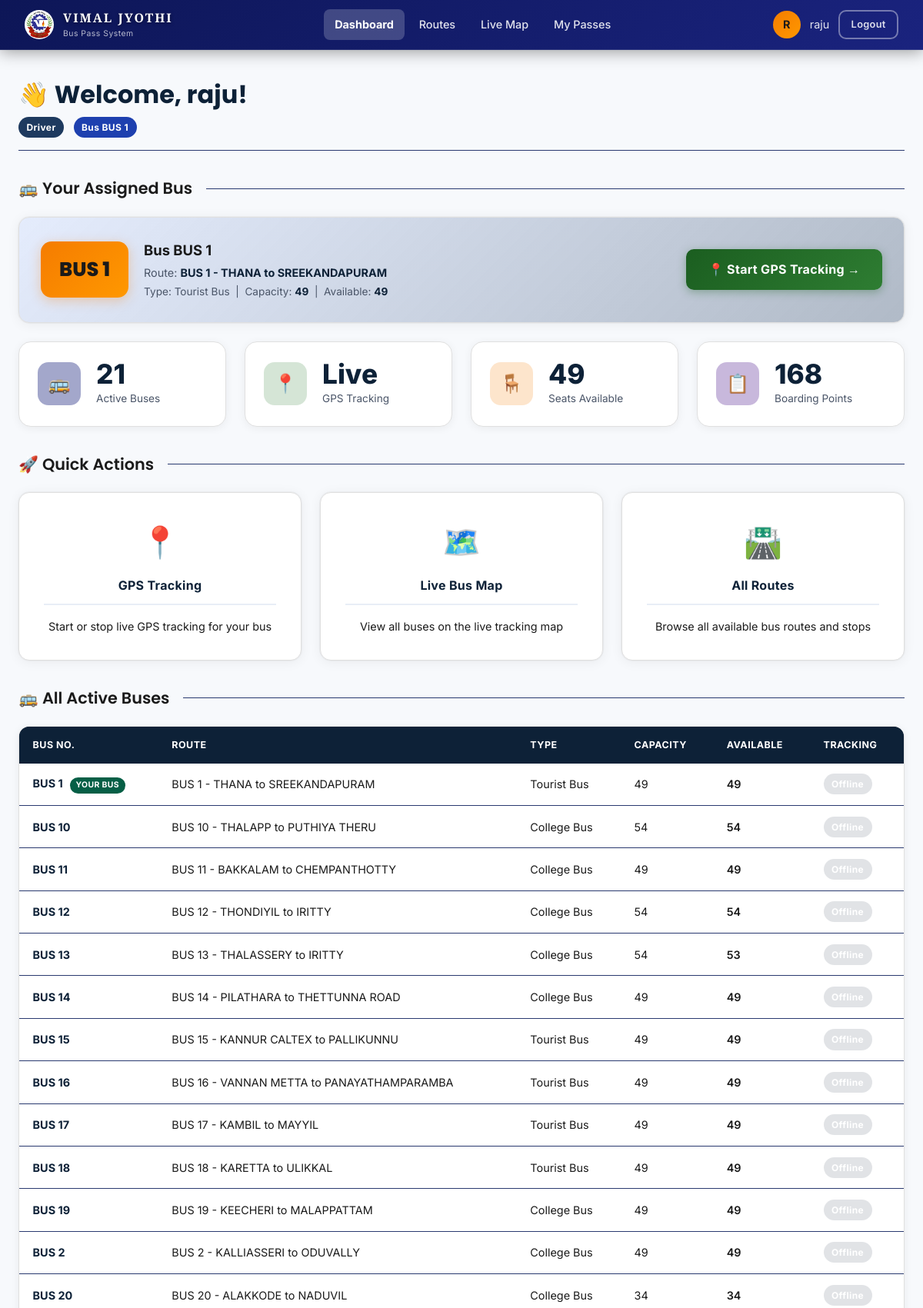
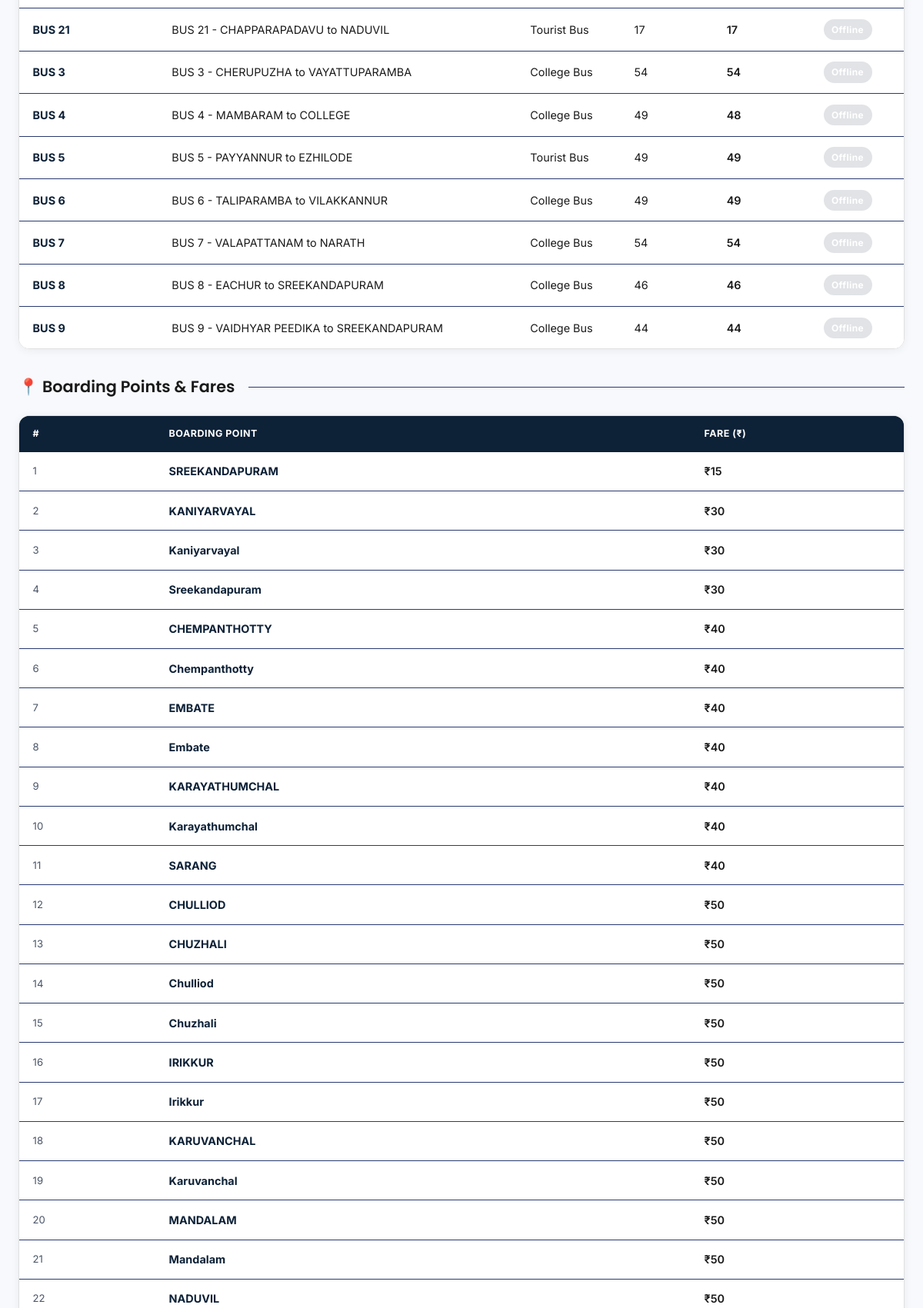
/dashboard/ (signed in, upper part), run on the app's committed database (2 pictures, top to bottom).
### core/models.py (models this page shows, shortened)
class Bus(models.Model):
    BUS_TYPE_CHOICES = [
        ('college', 'College Bus'),
        ('tourist', 'Tourist Bus'),
    ]
    bus_number = models.CharField(max_length=20, unique=True)
    route = models.ForeignKey(Route, on_delete=models.SET_NULL, null=True, blank=True, related_name='buses')
    capacity = models.PositiveIntegerField(default=49)
    current_occupancy = models.PositiveIntegerField(default=0)
    bus_type = models.CharField(max_length=10, choices=BUS_TYPE_CHOICES, default='college')
    driver_name = models.CharField(max_length=100, blank=True)
    driver_phone = models.CharField(max_length=15, blank=True)
    driver = models.ForeignKey(
        User, on_delete=models.SET_NULL, null=True, blank=True,
        related_name='assigned_bus',
        help_text='Driver user account assigned to this bus'
    )
    is_active = models.BooleanField(default=True)
    latitude = models.DecimalField(max_digits=10, decimal_places=7, null=True, blank=True)
    longitude = models.DecimalField(max_digits=10, decimal_places=7, null=True, blank=True)
    is_tracking = models.BooleanField(default=False, help_text='True while driver is sharing location')
    created_at = models.DateTimeField(auto_now_add=True)
    class Meta:
        ordering = ['bus_number']
    @property
    def available_seats(self):
        return max(0, self.capacity - self.current_occupancy)

class Route(models.Model):
    name = models.CharField(max_length=200)
    description = models.TextField(blank=True)
    stops = models.JSONField(default=list, help_text="List of stop names in order")
    is_active = models.BooleanField(default=True)
    created_at = models.DateTimeField(auto_now_add=True)

class BoardingPoint(models.Model):
    name = models.CharField(max_length=200, unique=True)
    fare = models.PositiveIntegerField(
        default=0,
        help_text="Bus fare in INR – must be rounded to nearest 10 (e.g. 50, 60, 110)"
    )
    class Meta:
        ordering = ['fare', 'name']

### core/views.py (the view, shortened to what this page needs)
# urls.py: path('dashboard/', views.dashboard_view, name='dashboard'),
@auth_required
def dashboard_view(request):
    profile = getattr(request.user, 'profile', None)
    if profile and profile.role == 'driver':
        assigned_bus = Bus.objects.filter(driver=request.user, is_active=True).select_related('route').first()
        all_buses = Bus.objects.filter(is_active=True).select_related('route').order_by('bus_number')
        boarding_points = BoardingPoint.objects.all().order_by('fare', 'name')
        return render(request, 'core/driver_home.html', {
            'profile': profile,
            'assigned_bus': assigned_bus,
            'all_buses': all_buses,
            'boarding_points': boarding_points,
            'active_bus_count': all_buses.count(),
        })

### core/views.py (called while the page is built, shortened)
def auth_required(view_func):
    @never_cache
    @functools.wraps(view_func)
    def wrapper(request, *args, **kwargs):
        return view_func(request, *args, **kwargs)
    return wrapper

### core/templates/core/driver_home.html (shortened to what this page needs)
{% extends 'core/base.html' %}
{% block content %}
<div class="main-content fade-up">
    <div class="page-header">
        <h1>👋 Welcome, {{ user.first_name|default:user.username }}!</h1>
        <p>
            <span class="badge badge-primary" style="margin-right:0.5rem">Driver</span>
            {% if assigned_bus %}
            <span class="badge badge-info">Bus {{ assigned_bus.bus_number }}</span>
            {% endif %}
        </p>
    </div>
    {% if assigned_bus %}
    <div class="section-title">🚌 Your Assigned Bus</div>
    <div class="card" style="margin-bottom:1.5rem;background:linear-gradient(135deg,rgba(37,99,235,0.12),rgba(30,58,95,0.35));border-color:rgba(37,99,235,0.35)">
        <div style="display:flex;align-items:center;gap:1.25rem;flex-wrap:wrap">
            <div style="background:linear-gradient(135deg,#f57c00,#ff9800);color:#fff;font-family:'Poppins',sans-serif;font-weight:800;font-size:1.6rem;padding:1rem 1.5rem;border-radius:14px;box-shadow:0 4px 16px rgba(245,124,0,0.3);min-width:100px;text-align:center">
                {{ assigned_bus.bus_number }}
            </div>
            <div style="flex:1;min-width:180px">
                <div style="font-weight:700;font-size:1.15rem;color:var(--white)">Bus {{ assigned_bus.bus_number }}</div>
                <div style="color:var(--text-muted);font-size:0.9rem;margin-top:3px">
                    Route: <strong style="color:var(--white)">{{ assigned_bus.route.name|default:"No Route Assigned" }}</strong>
                </div>
                <div style="color:var(--text-muted);font-size:0.85rem;margin-top:3px">
                    Type: {{ assigned_bus.get_bus_type_display }} &nbsp;|&nbsp;
                    Capacity: <strong>{{ assigned_bus.capacity }}</strong> &nbsp;|&nbsp;
                    Available: <strong style="color:#81c784">{{ assigned_bus.available_seats }}</strong>
                </div>
            </div>
            <a href="{% url 'driver_dashboard' %}" class="btn btn-success" style="font-size:1rem;padding:0.85rem 1.8rem">
                📍 Start GPS Tracking →
            </a>
        </div>
    </div>
    {% endif %}
    <div class="grid-4" style="margin-bottom:2rem">
        <div class="stat-card">
            <div class="stat-icon blue">🚌</div>
            <div>
                <div class="stat-value">{{ active_bus_count }}</div>
                <div class="stat-label">Active Buses</div>
            </div>
        </div>
        <div class="stat-card">
            <div class="stat-icon green">📍</div>
            <div>
                <div class="stat-value">Live</div>
                <div class="stat-label">GPS Tracking</div>
            </div>
        </div>
        <div class="stat-card">
            <div class="stat-icon orange">🪑</div>
            <div>
                <div class="stat-value">{% if assigned_bus %}{{ assigned_bus.available_seats }}{% else %}—{% endif %}</div>
                <div class="stat-label">Seats Available</div>
            </div>
        </div>
        <div class="stat-card">
            <div class="stat-icon purple">📋</div>
            <div>
                <div class="stat-value">{{ boarding_points|length }}</div>
                <div class="stat-label">Boarding Points</div>
            </div>
        </div>
    </div>
    <div class="section-title">🚀 Quick Actions</div>
    <div class="grid-3" style="margin-bottom:2rem">
        <a href="{% url 'driver_dashboard' %}" class="card" style="text-decoration:none;text-align:center;padding:2rem;border-color:rgba(22,163,74,0.4)">
            <div style="font-size:2.5rem;margin-bottom:0.75rem">📍</div>
            <div class="card-title">GPS Tracking</div>
            <p class="card-text">Start or stop live GPS tracking for your bus</p>
        </a>
        <a href="{% url 'map' %}" class="card" style="text-decoration:none;text-align:center;padding:2rem">
            <div style="font-size:2.5rem;margin-bottom:0.75rem">🗺️</div>
            <div class="card-title">Live Bus Map</div>
            <p class="card-text">View all buses on the live tracking map</p>
        </a>
        <a href="{% url 'routes' %}" class="card" style="text-decoration:none;text-align:center;padding:2rem">
            <div style="font-size:2.5rem;margin-bottom:0.75rem">🛣️</div>
            <div class="card-title">All Routes</div>
            <p class="card-text">Browse all available bus routes and stops</p>
        </a>
    </div>
    <div class="section-title">🚌 All Active Buses</div>
    <div class="table-wrapper" style="margin-bottom:2rem">
        <table>
            <thead>
                <tr>
                    <th>Bus No.</th>
                    <th>Route</th>
                    <th>Type</th>
                    <th>Capacity</th>
                    <th>Available</th>
                    <th>Tracking</th>
                </tr>
            </thead>
            <tbody>
                {% for bus in all_buses %}
                {% if assigned_bus and bus.id == assigned_bus.id %}
                <tr style="background:rgba(37,99,235,0.08)">
                {% else %}
                <tr>
                {% endif %}
                    <td>
                        <strong style="color:var(--accent-light)">{{ bus.bus_number }}</strong>
                        {% if assigned_bus and bus.id == assigned_bus.id %}
                        <span class="badge badge-success" style="font-size:0.65rem;padding:0.15rem 0.5rem;margin-left:0.3rem">YOUR BUS</span>
                        {% endif %}
                    </td>
                    <td>{{ bus.route.name|default:"—" }}</td>
                    <td>{{ bus.get_bus_type_display }}</td>
                    <td>{{ bus.capacity }}</td>
                    {% if bus.available_seats > 10 %}
                    <td class="seats-ok">{{ bus.available_seats }}</td>
                    {% elif bus.available_seats > 0 %}
                    <td class="seats-low">{{ bus.available_seats }}</td>
                    {% else %}
                    <td class="seats-none">{{ bus.available_seats }}</td>
                    {% endif %}
                    <td>
                        {% if bus.is_tracking %}
                        <span class="badge badge-success" style="font-size:0.75rem">● LIVE</span>
                        {% else %}
                        <span class="badge" style="background:rgba(107,114,128,0.2);color:#9ca3af;font-size:0.75rem">Offline</span>
                        {% endif %}
                    </td>
                </tr>
                {% empty %}
                <tr><td colspan="6" style="text-align:center;color:var(--text-muted);padding:2rem">No active buses</td></tr>
                {% endfor %}
            </tbody>
        </table>
    </div>
    <div class="section-title">📍 Boarding Points &amp; Fares</div>
    <div class="table-wrapper">
        <table>
            <thead>
                <tr>
                    <th>#</th>
                    <th>Boarding Point</th>
                    <th>Fare (₹)</th>
                </tr>
            </thead>
            <tbody>
                {% for bp in boarding_points %}
                <tr>
                    <td style="color:var(--text-muted);font-size:0.82rem">{{ forloop.counter }}</td>
                    <td><strong>{{ bp.name }}</strong></td>
                    <td style="font-weight:600;color:#16a34a">₹{{ bp.fare }}</td>
                </tr>
                {% empty %}
                <tr><td colspan="3" style="text-align:center;color:var(--text-muted);padding:2rem">No boarding points configured</td></tr>
                {% endfor %}
            </tbody>
        </table>
    </div>
</div>
{% endblock %}

### core/templates/core/base.html (shortened to what this page needs)
{% load static %}
<!DOCTYPE html>
<html lang="en">
<head>
  <link rel="stylesheet" href="{% static 'core/css/style.css' %}" />
  <link rel="stylesheet" href="{% static 'core/css/white_theme.css' %}" />
</head>
<body>
  {% if user.is_authenticated %}
  <nav class="navbar">
    <a href="{% url 'dashboard' %}" class="navbar-brand">
      <img src="{% static 'core/images/vjec_logo.png' %}" class="navbar-logo-img" alt="VJEC" />
      <div>
        <span style="font-family:'Cinzel',Georgia,serif;font-size:1.4rem;font-weight:900;letter-spacing:2px;color:#ffffff;line-height:1.1;text-shadow:0 1px 4px rgba(0,0,0,0.5)">VIMAL JYOTHI</span>
        <small>Bus Pass System</small>
      </div>
    </a>
    <ul class="nav-links">
      <li><a href="{% url 'dashboard' %}">Dashboard</a></li>
      <li><a href="{% url 'routes' %}">Routes</a></li>
      <li><a href="{% url 'map' %}">Live Map</a></li>
      <li><a href="{% url 'my_passes' %}">My Passes</a></li>
    </ul>
    <div class="nav-user">
      <div class="nav-avatar">{{ user.first_name|first|default:user.username|first|upper }}</div>
      <span style="font-size:0.9rem;color:rgba(255,255,255,0.8)">{{ user.first_name|default:user.username }}</span>
      <a href="{% url 'logout' %}" class="btn btn-outline btn-sm">Logout</a>
    </div>
  </nav>
  {% endif %}
  <main>
    {% block content %}{% endblock %}
  </main>
</body>
</html>

### core/static/core/css/white_theme.css (style rules this page uses)
html, body { background-color: #ffffff !important; color: #1a1a1a !important; }
main { background-color: #f7f9fc !important; color: #1a1a1a !important; min-height: calc(100vh - 65px - 56px); padding-bottom: 2rem; }
.main-content, .container, .content-wrapper { color: #1a1a1a !important; }
h1, h2, h3, h4, h5, h6 { color: #0d2137 !important; font-weight: 700; }
p, span, li, td, th, label, div { color: #1a1a1a !important; }
.text-muted, small, .form-help, .hint, [style*="text-muted"], [style*="color:var(--text-muted)"], [style*="color: var(--text-muted)"], [style*="opacity:0.8"], [style*="opacity: 0.8"] { color: #4a5568 !important; opacity: 1 !important; }
.card { background-color: #ffffff !important; border: 1px solid #e0e0e0 !important; border-radius: 14px !important; box-shadow: 0 2px 16px rgba(0, 0, 0, 0.06), 0 0 0 1px rgba(0, 0, 0, 0.03) !important; color: #1a1a1a !important; }
.card-title { color: #0d2137 !important; font-size: 1rem !important; font-weight: 700 !important; letter-spacing: 0.3px; border-bottom: 2px solid #e8eef6; padding-bottom: 0.65rem; margin-bottom: 1rem; }
.navbar { color: #ffffff !important; }
.navbar-brand, .navbar-brand span, .navbar-brand>div>span:first-child { color: #ffffff !important; font-weight: 800 !important; font-size: 1rem !important; }
.navbar-brand small, .navbar-brand>div>small { color: rgba(255, 255, 255, 0.7) !important; font-weight: 400 !important; }
.navbar .nav-link, .navbar a, .navbar span { color: rgba(255, 255, 255, 0.88) !important; }
.navbar .nav-link.active, .navbar a.active { color: #ffffff !important; font-weight: 700 !important; }
.navbar .nav-user>span { color: rgba(255, 255, 255, 0.88) !important; }
.btn-accent, button[type="submit"], .btn-success { background: linear-gradient(135deg, #1b5e20, #2e7d32) !important; color: #ffffff !important; border: none !important; box-shadow: 0 3px 12px rgba(27, 94, 32, 0.35) !important; font-weight: 700 !important; }
.btn-outline { background: transparent !important; color: #1e3a5f !important; border: 2px solid #1e3a5f !important; }
.navbar .btn-outline { color: rgba(255, 255, 255, 0.85) !important; border-color: rgba(255, 255, 255, 0.4) !important; background: transparent !important; }
.badge { font-weight: 700 !important; letter-spacing: 0.4px; }
.badge-primary { background: #1e3a5f !important; color: #fff !important; }
.badge-success { background: #065f46 !important; color: #fff !important; border: none !important; }
.badge-info { background: #1e40af !important; color: #fff !important; border: none !important; }
table { background: #ffffff !important; color: #1a1a1a !important; border-radius: 10px; overflow: hidden; border-collapse: collapse; width: 100%; }
thead, .table-head { background: #0d2137 !important; }
thead th { background: #0d2137 !important; color: #ffffff !important; font-weight: 700 !important; padding: 0.85rem 1.1rem; border: none !important; letter-spacing: 0.5px; text-transform: uppercase; font-size: 0.78rem; }
tbody tr { background: #ffffff !important; border-bottom: 1px solid #e8eef6 !important; transition: background 0.18s ease; }
tbody tr:last-child { border-bottom: none !important; }
tbody td { background: transparent !important; color: #1a1a1a !important; padding: 0.85rem 1.1rem; font-size: 0.9rem; }
tbody td span, tbody td strong, tbody td code { color: #1a1a1a !important; }
tbody td .badge { color: #ffffff !important; }
.table-wrapper { border: 1px solid #e0e0e0 !important; border-radius: 14px !important; overflow: hidden; box-shadow: 0 2px 12px rgba(0,0,0,0.06); }
.route-card, .bus-card, .stat-card { background: #ffffff !important; border: 1px solid #e0e0e0 !important; box-shadow: 0 2px 12px rgba(0, 0, 0, 0.06) !important; color: #1a1a1a !important; }
[style*="81c784"], [style*="#81c784"] { color: #1b5e20 !important; }
.stat-card { background: #fff !important; border: 1px solid #e0e0e0 !important; }
.stat-value { color: #0d2137 !important; font-size: 2.2rem !important; font-weight: 800 !important; }
.stat-label { color: #4a5568 !important; font-size: 0.85rem !important; }
.page-header h1, .page-header h2 { color: #0d2137 !important; }
.page-header p { color: #4a5568 !important; }
[style*="var(--text-muted)"] { color: #4a5568 !important; }
[style*="var(--accent-light)"] { color: #1565c0 !important; }
.main-content strong, .main-content b, .main-content code, .main-content .amount, .main-content .pass-id, main strong, main b, main code { color: #0d2137 !important; }

### data on the page
Bus: bus_number "BUS 1", route.name "BUS 1 - THANA to SREEKANDAPURAM", bus_type "Tourist Bus", capacity "49", available_seats "49", shows "YOUR BUS", is_tracking "Offline"
Bus: bus_number "BUS 10", route.name "BUS 10 - THALAPP to PUTHIYA THERU", bus_type "College Bus", capacity "54", available_seats "54", is_tracking "Offline"
Bus: bus_number "BUS 11", route.name "BUS 11 - BAKKALAM to CHEMPANTHOTTY", bus_type "College Bus", capacity "49", available_seats "49", is_tracking "Offline"
Bus: bus_number "BUS 12", route.name "BUS 12 - THONDIYIL to IRITTY", bus_type "College Bus", capacity "54", available_seats "54", is_tracking "Offline"
Bus: bus_number "BUS 13", route.name "BUS 13 - THALASSERY to IRITTY", bus_type "College Bus", capacity "54", available_seats "53", is_tracking "Offline"
Bus: bus_number "BUS 14", route.name "BUS 14 - PILATHARA to THETTUNNA ROAD", bus_type "College Bus", capacity "49", available_seats "49", is_tracking "Offline"
Bus: bus_number "BUS 15", route.name "BUS 15 - KANNUR CALTEX to PALLIKUNNU", bus_type "Tourist Bus", capacity "49", available_seats "49", is_tracking "Offline"
Bus: bus_number "BUS 16", route.name "BUS 16 - VANNAN METTA to PANAYATHAMPARAMBA", bus_type "Tourist Bus", capacity "49", available_seats "49", is_tracking "Offline"
Bus: bus_number "BUS 17", route.name "BUS 17 - KAMBIL to MAYYIL", bus_type "Tourist Bus", capacity "49", available_seats "49", is_tracking "Offline"
Bus: bus_number "BUS 18", route.name "BUS 18 - KARETTA to ULIKKAL", bus_type "Tourist Bus", capacity "49", available_seats "49", is_tracking "Offline"
Bus: bus_number "BUS 19", route.name "BUS 19 - KEECHERI to MALAPPATTAM", bus_type "College Bus", capacity "49", available_seats "49", is_tracking "Offline"
Bus: bus_number "BUS 2", route.name "BUS 2 - KALLIASSERI to ODUVALLY", bus_type "College Bus", capacity "49", available_seats "49", is_tracking "Offline"
Bus: bus_number "BUS 20", route.name "BUS 20 - ALAKKODE to NADUVIL", bus_type "College Bus", capacity "34", available_seats "34", is_tracking "Offline"
Bus: bus_number "BUS 21", route.name "BUS 21 - CHAPPARAPADAVU to NADUVIL", bus_type "Tourist Bus", capacity "17", available_seats "17", is_tracking "Offline"
Bus: bus_number "BUS 3", route.name "BUS 3 - CHERUPUZHA to VAYATTUPARAMBA", bus_type "College Bus", capacity "54", available_seats "54", is_tracking "Offline"
Bus: bus_number "BUS 4", route.name "BUS 4 - MAMBARAM to COLLEGE", bus_type "College Bus", capacity "49", available_seats "48", is_tracking "Offline"
Bus: bus_number "BUS 5", route.name "BUS 5 - PAYYANNUR to EZHILODE", bus_type "Tourist Bus", capacity "49", available_seats "49", is_tracking "Offline"
Bus: bus_number "BUS 6", route.name "BUS 6 - TALIPARAMBA to VILAKKANNUR", bus_type "College Bus", capacity "49", available_seats "49", is_tracking "Offline"
Bus: bus_number "BUS 7", route.name "BUS 7 - VALAPATTANAM to NARATH", bus_type "College Bus", capacity "54", available_seats "54", is_tracking "Offline"
Bus: bus_number "BUS 8", route.name "BUS 8 - EACHUR to SREEKANDAPURAM", bus_type "College Bus", capacity "46", available_seats "46", is_tracking "Offline"
Bus: bus_number "BUS 9", route.name "BUS 9 - VAIDHYAR PEEDIKA to SREEKANDAPURAM", bus_type "College Bus", capacity "44", available_seats "44", is_tracking "Offline"
BoardingPoint: name "SREEKANDAPURAM", fare "15"
BoardingPoint: name "KANIYARVAYAL", fare "30"
BoardingPoint: name "Kaniyarvayal", fare "30"
BoardingPoint: name "Sreekandapuram", fare "30"
BoardingPoint: name "CHEMPANTHOTTY", fare "40"
BoardingPoint: name "Chempanthotty", fare "40"
BoardingPoint: name "EMBATE", fare "40"
BoardingPoint: name "Embate", fare "40"
BoardingPoint: name "KARAYATHUMCHAL", fare "40"
BoardingPoint: name "Karayathumchal", fare "40"
BoardingPoint: name "SARANG", fare "40"
BoardingPoint: name "CHULLIOD", fare "50"
BoardingPoint: name "CHUZHALI", fare "50"
BoardingPoint: name "Chulliod", fare "50"
BoardingPoint: name "Chuzhali", fare "50"
BoardingPoint: name "IRIKKUR", fare "50"
BoardingPoint: name "Irikkur", fare "50"
BoardingPoint: name "KARUVANCHAL", fare "50"
BoardingPoint: name "Karuvanchal", fare "50"
BoardingPoint: name "MANDALAM", fare "50"
BoardingPoint: name "Mandalam", fare "50"
BoardingPoint: name "NADUVIL", fare "50"

### other printed values
{{ user.first_name|first|default:user.username|first|upper }} "R"
{{ user.first_name|default:user.username }} "raju"
{{ active_bus_count }} "21"
{{ boarding_points|length }} "168"
